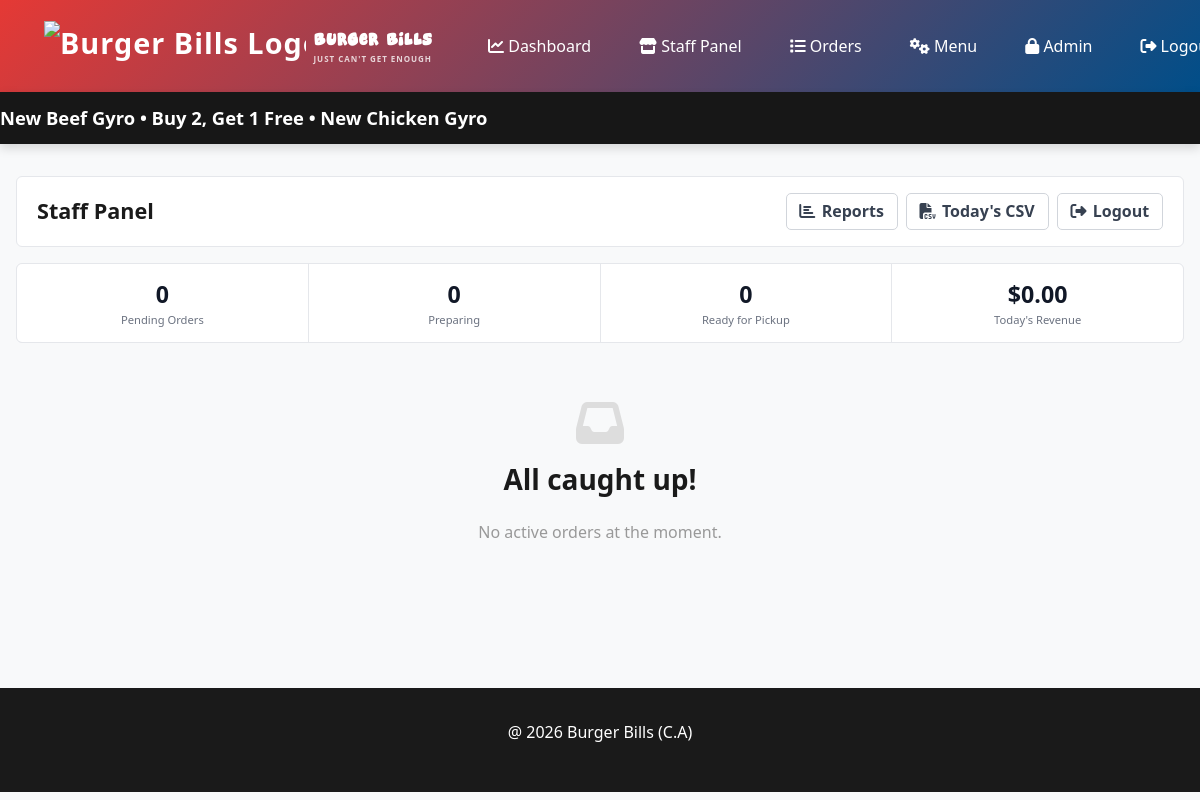
/staff/panel/ (signed in), run on an earlier commit of the app's database.
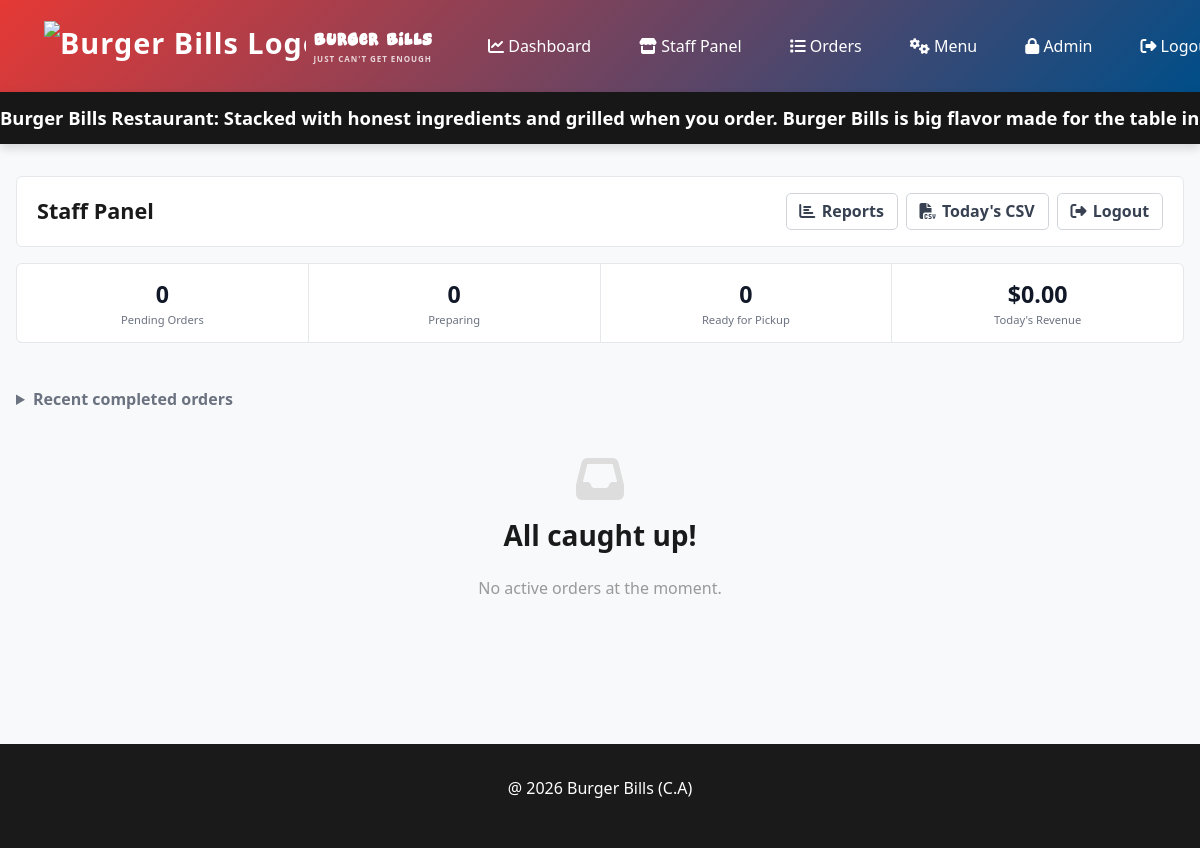
And on a later commit of the database.
### menu/models.py (models this page shows, shortened)
class MarqueeSettings(models.Model):
    customer_message = models.CharField(
        max_length=300,
        default="Welcome to BurgerBills • Table {table_number} • Explore our delicious menu and enjoy seamless ordering",
        help_text="Use {table_number} to display the customer's table number.",
    )
    staff_message = models.CharField(
        max_length=300,
        default="New Beef Gyro • Buy 2, Get 1 Free • New Chicken Gyro",
    )
    @classmethod
    def load(cls):
        settings, _ = cls.objects.get_or_create(pk=1)
        return settings
    class Meta:
        verbose_name_plural = "Marquee settings"

### menu/views.py (the view)
# urls.py: path('staff/panel/', views.staff_panel, name='staff_panel'),
@login_required(login_url='staff_login')
def staff_panel(request):
    if not request.user.is_staff:
        return redirect('staff_login')
    pending_orders = Order.objects.filter(status='confirmed').order_by('-created_at')
    preparing_orders = Order.objects.filter(status='preparing').order_by('-created_at')
    ready_orders = Order.objects.filter(status='ready').order_by('-created_at')
    completed_orders = Order.objects.filter(status='completed').order_by('-created_at')[:10]
    today = timezone.now().date()
    daily_revenue = Order.objects.filter(
        status='completed',
        completed_at__date=today
    ).aggregate(Sum('total_amount'))['total_amount__sum'] or 0
    daily_orders_count = Order.objects.filter(
        status='completed',
        completed_at__date=today
    ).count()
    context = {
        'pending_orders': pending_orders,
        'preparing_orders': preparing_orders,
        'ready_orders': ready_orders,
        'completed_orders': completed_orders,
        'daily_revenue': daily_revenue,
        'daily_orders_count': daily_orders_count,
        'total_pending': pending_orders.count(),
        'total_preparing': preparing_orders.count(),
        'total_ready': ready_orders.count(),
        'staff_marquee': MarqueeSettings.load().staff_message,
        'order_signature': _active_order_signature(),
    }
    return render(request, 'menu/staff_panel.html', context)

### menu/views.py (called while the page is built)
def _active_order_signature():
    active = Order.objects.filter(
        status__in=['confirmed', 'preparing', 'ready']
    ).order_by('id').values_list('id', 'status')
    return '|'.join(f'{order_id}:{status}' for order_id, status in active)

### templates/menu/staff_panel.html (shortened to what this page needs)
{% extends 'menu/base.html' %}
{% load static %}
{% block content %}
<div class="staff-header">
    <div class="d-flex justify-content-between align-items-center flex-wrap gap-2">
        <div>
            <h1> Staff Panel</h1>
        </div>
        <div class="staff-header-actions">
            <a href="{% url 'staff_reports' %}" class="logout-btn">
                <i class="fas fa-chart-bar"></i> Reports
            </a>
            <a href="{% url 'staff_reports_export' %}?kind=orders" class="logout-btn">
                <i class="fas fa-file-csv"></i> Today's CSV
            </a>
            <a href="{% url 'staff_logout' %}" class="logout-btn">
                <i class="fas fa-sign-out-alt"></i> Logout
            </a>
        </div>
    </div>
</div>
<div class="staff-summary">
    <div>
        <div class="stats-card pending">
            <div class="label">Pending Orders</div>
            <div class="number">{{ total_pending }}</div>
        </div>
    </div>
    <div>
        <div class="stats-card preparing">
            <div class="label">Preparing</div>
            <div class="number">{{ total_preparing }}</div>
        </div>
    </div>
    <div>
        <div class="stats-card ready">
            <div class="label">Ready for Pickup</div>
            <div class="number">{{ total_ready }}</div>
        </div>
    </div>
    <div>
        <div class="stats-card completed">
            <div class="label">Today's Revenue</div>
            <div class="number">${{ daily_revenue|floatformat:2 }}</div>
        </div>
    </div>
</div>
{% if completed_orders %}
<details class="completed-orders">
    <summary>Recent completed orders</summary>
</details>
{% endif %}
{% if not pending_orders and not preparing_orders and not ready_orders %}
    <div class="empty-state">
        <i class="fas fa-inbox"></i>
        <h3>All caught up!</h3>
        <p>No active orders at the moment.</p>
    </div>
{% endif %}
{% endblock %}

### templates/menu/base.html (shortened to what this page needs)
{% load static %}
<!DOCTYPE html>
<html lang="en">
<head>
    <link href="https://cdn.jsdelivr.net/npm/bootstrap@5.3.0/dist/css/bootstrap.min.css" rel="stylesheet">
    <link href="https://cdnjs.cloudflare.com/ajax/libs/font-awesome/6.4.0/css/all.min.css" rel="stylesheet">
</head>
<body>
    <nav class="navbar navbar-expand-lg navbar-dark">
        <div class="container-fluid">
            <a class="navbar-brand" href="/">
                {% load static %}
                <img src="{% static 'images/logo.png' %}" alt="Burger Bills Logo" class="navbar-logo">
                <span class="navbar-brand-copy">
                    <strong>Burger Bills</strong>
                    <small>Just can't get enough</small>
                </span>
            </a>
            {% block navigation %}
            <div class="collapse navbar-collapse" id="navbarNav">
                <ul class="navbar-nav ms-auto">
                    {% if user.is_authenticated %}
                        {% if user.is_staff %}
                            <li class="nav-item">
                                <a class="nav-link" href="/dashboard/">
                                    <i class="fas fa-chart-line"></i> Dashboard
                                </a>
                            </li>
                            <li class="nav-item">
                                <a class="nav-link" href="{% url 'staff_panel' %}">
                                    <i class="fas fa-store"></i> Staff Panel
                                </a>
                            </li>
                            <li class="nav-item">
                                <a class="nav-link" href="/orders/">
                                    <i class="fas fa-list"></i> Orders
                                </a>
                            </li>
                            <li class="nav-item">
                                <a class="nav-link" href="/menu-management/">
                                    <i class="fas fa-cogs"></i> Menu
                                </a>
                            </li>
                            <li class="nav-item">
                                <a class="nav-link" href="/admin/">
                                    <i class="fas fa-lock"></i> Admin
                                </a>
                            </li>
                            <li class="nav-item">
                                <a class="nav-link" href="{% if user.is_superuser %}{% url 'manager_logout' %}{% else %}{% url 'staff_logout' %}{% endif %}">
                                    <i class="fas fa-sign-out-alt"></i> Logout
                                </a>
                            </li>
                        {% endif %}
                    {% else %}
                        <li class="nav-item">
                            <a class="nav-link" href="/admin/">
                                <i class="fas fa-sign-in-alt"></i> Staff Login
                            </a>
                        </li>
                    {% endif %}
                </ul>
            </div>{% endblock %}
        </div>
    </nav>
    {% if staff_marquee %}
    <div class="marquee-container">
        <div class="marquee-content" aria-label="Staff announcement">
            <div class="marquee-item">
                <span class="marquee-text">{{ staff_marquee }}</span>
            </div>
        </div>
    </div>
    {% endif %}
    <div class="container-main">
        {% block content %}{% endblock %}
    </div>
    <footer class="footer">
        <p>@ 2026 Burger Bills (C.A)</p>
    </footer>
</body>
</html>

What changed in the data, as far as the page shows it:
changed MarqueeSettings: staff_message "New Beef Gyro • Buy 2, Get 1 Free • New Chicken Gyro" → "Burger Bills Restaurant: Stacked with honest ingredients and grilled when you order. Burger Bills is big flavor made for the table in…"
Also different on the page:
text now shown: "Recent completed orders"
